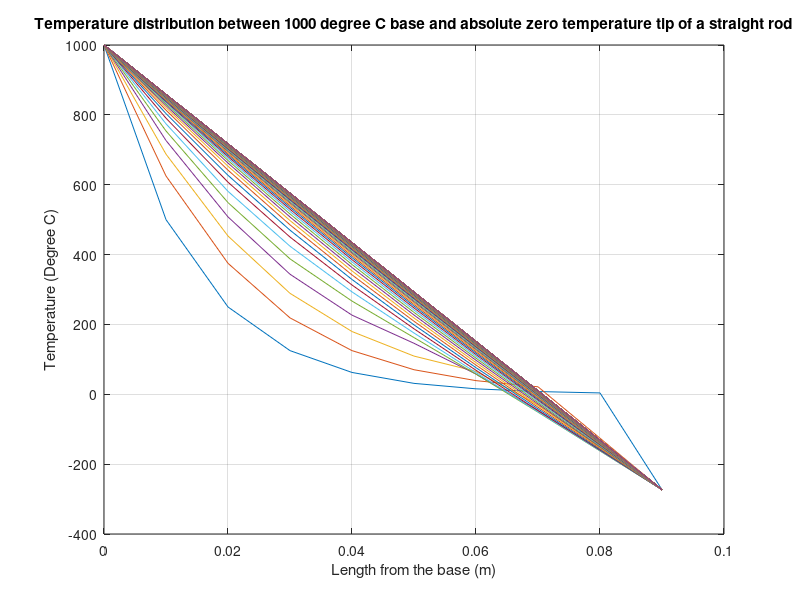
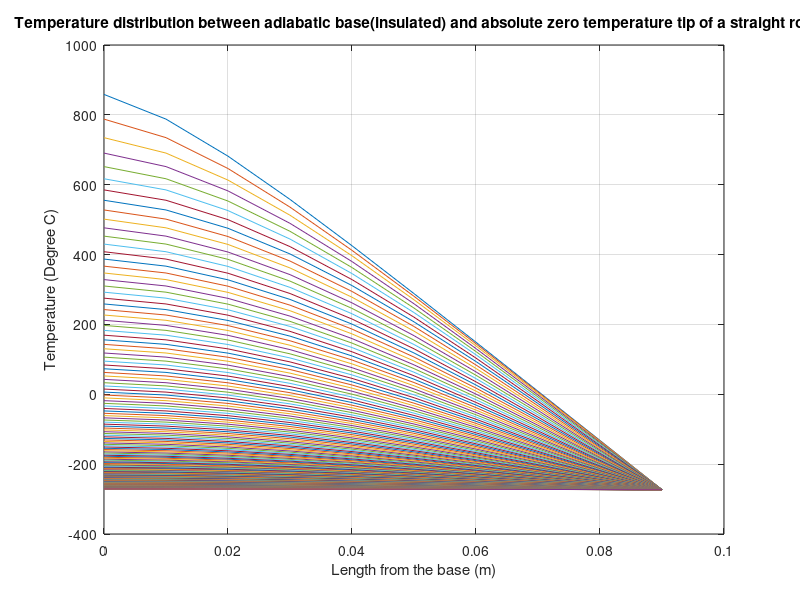

Here is the MATLAB script that generated these plots, in order:
clc; clear all; close all;
l = 0:.01:(10/100 - .01); % different lengths from the base(m)
n = 10;    % number of nodes

T = zeros(n,1); %initial guess values

Tb = 1000; % base temperature
Ttip = -273.16;    % tip temperature


% solution

k = 200; %number of iterations

%case 1
for j=1:1:k

  T(1,1) = Tb; %first node

  for i = 2:1:n-1
    T(i,1) = (T(i+1,1) + T(i-1,1)) / 2; % temp inside the domain
  end

  T(n,1) = Ttip; %last node


  figure(1);
  plot(l, T); hold on;
  title("Temperature distribution between 1000 degree C base and absolute zero temperature tip of a straight rod")
  xlabel("Length from the base (m)");
  ylabel("Temperature (Degree C)");
  grid on;

end

hold off;

%case 2

for j=1:1:k

  T(1,1) = T(2,1); %first node

  for i = 2:1:n-1
    T(i,1) = (T(i+1,1) + T(i-1,1)) / 2; % temp inside the domain
  end

  T(n,1) = Ttip; %last node

  figure(2)
  plot(l, T); hold on;
  title("Temperature distribution between adiabatic base(insulated) and absolute zero temperature tip of a straight rod")
  xlabel("Length from the base (m)");
  ylabel("Temperature (Degree C)");
  grid on;

end

hold off;
